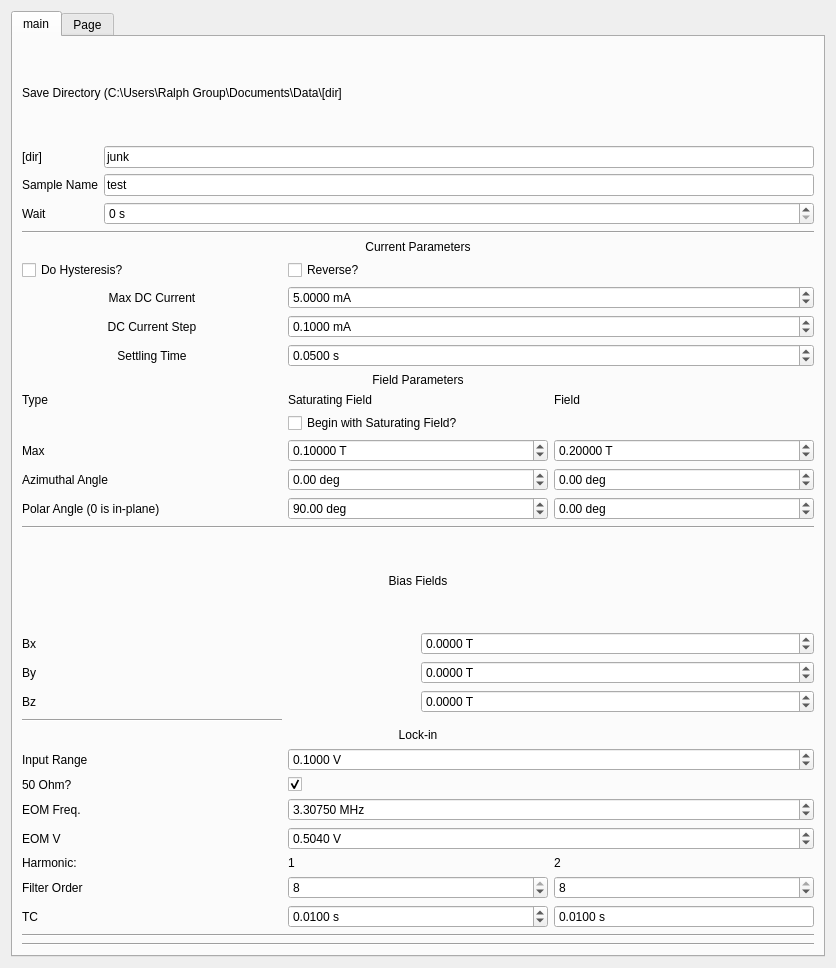
<?xml version="1.0" encoding="UTF-8"?>
<ui version="4.0">
 <class>Form</class>
 <widget class="QWidget" name="Form">
  <property name="geometry">
   <rect>
    <x>0</x>
    <y>0</y>
    <width>836</width>
    <height>968</height>
   </rect>
  </property>
  <property name="windowTitle">
   <string>Form</string>
  </property>
  <layout class="QVBoxLayout" name="verticalLayout">
   <item>
    <widget class="QTabWidget" name="tabWidget">
     <property name="toolTip">
      <string>&lt;html&gt;&lt;head/&gt;&lt;body&gt;&lt;p&gt;Field Parameters&lt;/p&gt;&lt;/body&gt;&lt;/html&gt;</string>
     </property>
     <property name="currentIndex">
      <number>0</number>
     </property>
     <widget class="QWidget" name="tab">
      <attribute name="title">
       <string>main</string>
      </attribute>
      <layout class="QVBoxLayout" name="verticalLayout_10">
       <item>
        <layout class="QGridLayout" name="save_params">
         <item row="4" column="1">
          <widget class="QLineEdit" name="sample_name">
           <property name="text">
            <string>test</string>
           </property>
           <property name="placeholderText">
            <string>test</string>
           </property>
          </widget>
         </item>
         <item row="0" column="0" colspan="2">
          <widget class="QLabel" name="label_8">
           <property name="text">
            <string>Save Directory (C:\Users\Ralph Group\Documents\Data\[dir]</string>
           </property>
           <property name="wordWrap">
            <bool>true</bool>
           </property>
          </widget>
         </item>
         <item row="3" column="1">
          <widget class="QLineEdit" name="save_dir">
           <property name="text">
            <string>junk</string>
           </property>
          </widget>
         </item>
         <item row="4" column="0">
          <widget class="QLabel" name="label_12">
           <property name="enabled">
            <bool>true</bool>
           </property>
           <property name="text">
            <string>Sample Name</string>
           </property>
          </widget>
         </item>
         <item row="3" column="0">
          <widget class="QLabel" name="label_22">
           <property name="text">
            <string>[dir]</string>
           </property>
          </widget>
         </item>
         <item row="5" column="0">
          <widget class="QLabel" name="label_9">
           <property name="text">
            <string>Wait</string>
           </property>
          </widget>
         </item>
         <item row="5" column="1">
          <widget class="QDoubleSpinBox" name="wait">
           <property name="suffix">
            <string> s</string>
           </property>
           <property name="decimals">
            <number>0</number>
           </property>
           <property name="maximum">
            <double>999999.000000000000000</double>
           </property>
          </widget>
         </item>
        </layout>
       </item>
       <item>
        <widget class="Line" name="line_3">
         <property name="orientation">
          <enum>Qt::Horizontal</enum>
         </property>
        </widget>
       </item>
       <item>
        <layout class="QGridLayout" name="lockin_params">
         <item row="0" column="0" colspan="3">
          <widget class="QLabel" name="label_7">
           <property name="text">
            <string>Current Parameters</string>
           </property>
           <property name="alignment">
            <set>Qt::AlignCenter</set>
           </property>
          </widget>
         </item>
         <item row="2" column="1" colspan="2">
          <widget class="QDoubleSpinBox" name="current">
           <property name="suffix">
            <string> mA</string>
           </property>
           <property name="decimals">
            <number>4</number>
           </property>
           <property name="minimum">
            <double>-50.000000000000000</double>
           </property>
           <property name="maximum">
            <double>50.000000000000000</double>
           </property>
           <property name="value">
            <double>5.000000000000000</double>
           </property>
          </widget>
         </item>
         <item row="12" column="0">
          <widget class="QLabel" name="label_16">
           <property name="text">
            <string>Azimuthal Angle</string>
           </property>
          </widget>
         </item>
         <item row="4" column="1" colspan="2">
          <widget class="QDoubleSpinBox" name="settling">
           <property name="suffix">
            <string> s</string>
           </property>
           <property name="decimals">
            <number>4</number>
           </property>
           <property name="value">
            <double>0.050000000000000</double>
           </property>
          </widget>
         </item>
         <item row="2" column="0">
          <widget class="QLabel" name="label_3">
           <property name="text">
            <string>Max DC Current</string>
           </property>
           <property name="alignment">
            <set>Qt::AlignCenter</set>
           </property>
          </widget>
         </item>
         <item row="11" column="0">
          <widget class="QLabel" name="label_18">
           <property name="text">
            <string>Max</string>
           </property>
          </widget>
         </item>
         <item row="4" column="0">
          <widget class="QLabel" name="label_20">
           <property name="text">
            <string>Settling Time</string>
           </property>
           <property name="alignment">
            <set>Qt::AlignCenter</set>
           </property>
          </widget>
         </item>
         <item row="11" column="2">
          <widget class="QDoubleSpinBox" name="sweep_field">
           <property name="suffix">
            <string> T</string>
           </property>
           <property name="decimals">
            <number>5</number>
           </property>
           <property name="minimum">
            <double>-0.280000000000000</double>
           </property>
           <property name="maximum">
            <double>0.280000000000000</double>
           </property>
           <property name="singleStep">
            <double>0.001000000000000</double>
           </property>
           <property name="value">
            <double>0.200000000000000</double>
           </property>
          </widget>
         </item>
         <item row="6" column="0" colspan="3">
          <widget class="QLabel" name="label_10">
           <property name="text">
            <string>Field Parameters</string>
           </property>
           <property name="alignment">
            <set>Qt::AlignCenter</set>
           </property>
          </widget>
         </item>
         <item row="11" column="1">
          <widget class="QDoubleSpinBox" name="saturating_field">
           <property name="suffix">
            <string> T</string>
           </property>
           <property name="decimals">
            <number>5</number>
           </property>
           <property name="minimum">
            <double>-0.280000000000000</double>
           </property>
           <property name="maximum">
            <double>0.280000000000000</double>
           </property>
           <property name="singleStep">
            <double>0.001000000000000</double>
           </property>
           <property name="value">
            <double>0.100000000000000</double>
           </property>
          </widget>
         </item>
         <item row="13" column="1">
          <widget class="QDoubleSpinBox" name="saturating_field_polar">
           <property name="suffix">
            <string> deg</string>
           </property>
           <property name="minimum">
            <double>-180.000000000000000</double>
           </property>
           <property name="maximum">
            <double>180.000000000000000</double>
           </property>
           <property name="value">
            <double>90.000000000000000</double>
           </property>
          </widget>
         </item>
         <item row="13" column="0">
          <widget class="QLabel" name="label_19">
           <property name="text">
            <string>Polar Angle (0 is in-plane)</string>
           </property>
          </widget>
         </item>
         <item row="13" column="2">
          <widget class="QDoubleSpinBox" name="sweep_field_polar">
           <property name="suffix">
            <string> deg</string>
           </property>
           <property name="minimum">
            <double>-180.000000000000000</double>
           </property>
           <property name="maximum">
            <double>180.000000000000000</double>
           </property>
          </widget>
         </item>
         <item row="12" column="1">
          <widget class="QDoubleSpinBox" name="saturating_field_azimuth">
           <property name="suffix">
            <string> deg</string>
           </property>
           <property name="minimum">
            <double>-170.000000000000000</double>
           </property>
           <property name="maximum">
            <double>170.000000000000000</double>
           </property>
          </widget>
         </item>
         <item row="12" column="2">
          <widget class="QDoubleSpinBox" name="sweep_field_azimuth">
           <property name="suffix">
            <string> deg</string>
           </property>
           <property name="minimum">
            <double>-170.000000000000000</double>
           </property>
           <property name="maximum">
            <double>170.000000000000000</double>
           </property>
          </widget>
         </item>
         <item row="9" column="1">
          <widget class="QCheckBox" name="saturate">
           <property name="text">
            <string>Begin with Saturating Field?</string>
           </property>
          </widget>
         </item>
         <item row="7" column="2">
          <widget class="QLabel" name="label_11">
           <property name="text">
            <string>Field</string>
           </property>
          </widget>
         </item>
         <item row="7" column="1">
          <widget class="QLabel" name="label_6">
           <property name="text">
            <string>Saturating Field</string>
           </property>
          </widget>
         </item>
         <item row="7" column="0">
          <widget class="QLabel" name="label_21">
           <property name="text">
            <string>Type</string>
           </property>
          </widget>
         </item>
         <item row="3" column="0">
          <widget class="QLabel" name="label_2">
           <property name="text">
            <string>DC Current Step</string>
           </property>
           <property name="alignment">
            <set>Qt::AlignCenter</set>
           </property>
          </widget>
         </item>
         <item row="3" column="1" colspan="2">
          <widget class="QDoubleSpinBox" name="current_step">
           <property name="suffix">
            <string> mA</string>
           </property>
           <property name="decimals">
            <number>4</number>
           </property>
           <property name="value">
            <double>0.100000000000000</double>
           </property>
          </widget>
         </item>
         <item row="1" column="0">
          <widget class="QCheckBox" name="hysteresis">
           <property name="text">
            <string>Do Hysteresis?</string>
           </property>
          </widget>
         </item>
         <item row="1" column="1">
          <widget class="QCheckBox" name="reverse">
           <property name="text">
            <string>Reverse?</string>
           </property>
          </widget>
         </item>
        </layout>
       </item>
       <item>
        <widget class="Line" name="line_2">
         <property name="orientation">
          <enum>Qt::Horizontal</enum>
         </property>
        </widget>
       </item>
       <item>
        <layout class="QGridLayout" name="gridLayout">
         <item row="1" column="0">
          <widget class="QLabel" name="label_23">
           <property name="text">
            <string>Bx</string>
           </property>
          </widget>
         </item>
         <item row="2" column="0">
          <widget class="QLabel" name="label_24">
           <property name="text">
            <string>By</string>
           </property>
          </widget>
         </item>
         <item row="3" column="0">
          <widget class="QLabel" name="label_29">
           <property name="text">
            <string>Bz</string>
           </property>
          </widget>
         </item>
         <item row="1" column="1">
          <widget class="QDoubleSpinBox" name="bias_field_x">
           <property name="suffix">
            <string> T</string>
           </property>
           <property name="decimals">
            <number>4</number>
           </property>
           <property name="minimum">
            <double>-0.280000000000000</double>
           </property>
           <property name="maximum">
            <double>0.280000000000000</double>
           </property>
          </widget>
         </item>
         <item row="2" column="1">
          <widget class="QDoubleSpinBox" name="bias_field_y">
           <property name="suffix">
            <string> T</string>
           </property>
           <property name="decimals">
            <number>4</number>
           </property>
           <property name="minimum">
            <double>-0.280000000000000</double>
           </property>
           <property name="maximum">
            <double>0.280000000000000</double>
           </property>
          </widget>
         </item>
         <item row="3" column="1">
          <widget class="QDoubleSpinBox" name="bias_field_z">
           <property name="suffix">
            <string> T</string>
           </property>
           <property name="decimals">
            <number>4</number>
           </property>
           <property name="minimum">
            <double>-0.150000000000000</double>
           </property>
           <property name="maximum">
            <double>0.150000000000000</double>
           </property>
          </widget>
         </item>
         <item row="0" column="0" colspan="2">
          <widget class="QLabel" name="label_28">
           <property name="text">
            <string>Bias Fields</string>
           </property>
           <property name="alignment">
            <set>Qt::AlignCenter</set>
           </property>
          </widget>
         </item>
        </layout>
       </item>
       <item>
        <layout class="QGridLayout" name="field_params">
         <item row="8" column="1">
          <widget class="QSpinBox" name="first_harm_order">
           <property name="minimum">
            <number>1</number>
           </property>
           <property name="maximum">
            <number>8</number>
           </property>
           <property name="value">
            <number>8</number>
           </property>
          </widget>
         </item>
         <item row="8" column="2">
          <widget class="QSpinBox" name="second_harm_order">
           <property name="minimum">
            <number>1</number>
           </property>
           <property name="maximum">
            <number>8</number>
           </property>
           <property name="value">
            <number>8</number>
           </property>
          </widget>
         </item>
         <item row="7" column="0">
          <widget class="QLabel" name="label_14">
           <property name="text">
            <string>Harmonic:</string>
           </property>
          </widget>
         </item>
         <item row="7" column="2">
          <widget class="QLabel" name="label_13">
           <property name="text">
            <string>2</string>
           </property>
          </widget>
         </item>
         <item row="9" column="0">
          <widget class="QLabel" name="label_5">
           <property name="text">
            <string>TC</string>
           </property>
          </widget>
         </item>
         <item row="9" column="2">
          <widget class="QDoubleSpinBox" name="second_harm_tc">
           <property name="buttonSymbols">
            <enum>QAbstractSpinBox::NoButtons</enum>
           </property>
           <property name="suffix">
            <string> s</string>
           </property>
           <property name="decimals">
            <number>4</number>
           </property>
           <property name="minimum">
            <double>0.000000000000000</double>
           </property>
           <property name="maximum">
            <double>50.000000000000000</double>
           </property>
           <property name="singleStep">
            <double>0.000010000000000</double>
           </property>
           <property name="value">
            <double>0.010000000000000</double>
           </property>
          </widget>
         </item>
         <item row="9" column="1">
          <widget class="QDoubleSpinBox" name="first_harm_tc">
           <property name="suffix">
            <string> s</string>
           </property>
           <property name="decimals">
            <number>4</number>
           </property>
           <property name="maximum">
            <double>50.000000000000000</double>
           </property>
           <property name="value">
            <double>0.010000000000000</double>
           </property>
          </widget>
         </item>
         <item row="8" column="0">
          <widget class="QLabel" name="label_17">
           <property name="text">
            <string>Filter Order</string>
           </property>
          </widget>
         </item>
         <item row="7" column="1">
          <widget class="QLabel" name="label_4">
           <property name="text">
            <string>1</string>
           </property>
          </widget>
         </item>
         <item row="4" column="0">
          <widget class="QLabel" name="label_25">
           <property name="text">
            <string>50 Ohm?</string>
           </property>
          </widget>
         </item>
         <item row="6" column="0">
          <widget class="QLabel" name="label_15">
           <property name="text">
            <string>EOM V</string>
           </property>
          </widget>
         </item>
         <item row="3" column="1" colspan="2">
          <widget class="QDoubleSpinBox" name="input_range">
           <property name="suffix">
            <string> V</string>
           </property>
           <property name="decimals">
            <number>4</number>
           </property>
           <property name="value">
            <double>0.100000000000000</double>
           </property>
          </widget>
         </item>
         <item row="5" column="0">
          <widget class="QLabel" name="label_27">
           <property name="text">
            <string>EOM Freq.</string>
           </property>
          </widget>
         </item>
         <item row="3" column="0">
          <widget class="QLabel" name="label_26">
           <property name="text">
            <string>Input Range</string>
           </property>
          </widget>
         </item>
         <item row="1" column="0" colspan="3">
          <widget class="QLabel" name="label">
           <property name="text">
            <string>Lock-in</string>
           </property>
           <property name="alignment">
            <set>Qt::AlignCenter</set>
           </property>
          </widget>
         </item>
         <item row="6" column="1" colspan="2">
          <widget class="QDoubleSpinBox" name="eom_voltage">
           <property name="suffix">
            <string> V</string>
           </property>
           <property name="decimals">
            <number>4</number>
           </property>
           <property name="value">
            <double>0.504000000000000</double>
           </property>
          </widget>
         </item>
         <item row="4" column="1" colspan="2">
          <widget class="QCheckBox" name="imp50">
           <property name="text">
            <string/>
           </property>
           <property name="checked">
            <bool>true</bool>
           </property>
           <property name="tristate">
            <bool>false</bool>
           </property>
          </widget>
         </item>
         <item row="5" column="1" colspan="2">
          <widget class="QDoubleSpinBox" name="f_eom">
           <property name="suffix">
            <string> MHz</string>
           </property>
           <property name="decimals">
            <number>5</number>
           </property>
           <property name="value">
            <double>3.307500000000000</double>
           </property>
          </widget>
         </item>
         <item row="0" column="0">
          <widget class="Line" name="line_4">
           <property name="orientation">
            <enum>Qt::Horizontal</enum>
           </property>
          </widget>
         </item>
        </layout>
       </item>
       <item>
        <widget class="Line" name="line">
         <property name="orientation">
          <enum>Qt::Horizontal</enum>
         </property>
        </widget>
       </item>
       <item>
        <widget class="Line" name="line_5">
         <property name="orientation">
          <enum>Qt::Horizontal</enum>
         </property>
        </widget>
       </item>
      </layout>
     </widget>
     <widget class="QWidget" name="tab_2">
      <attribute name="title">
       <string>Page</string>
      </attribute>
     </widget>
    </widget>
   </item>
  </layout>
 </widget>
 <resources/>
 <connections/>
</ui>
